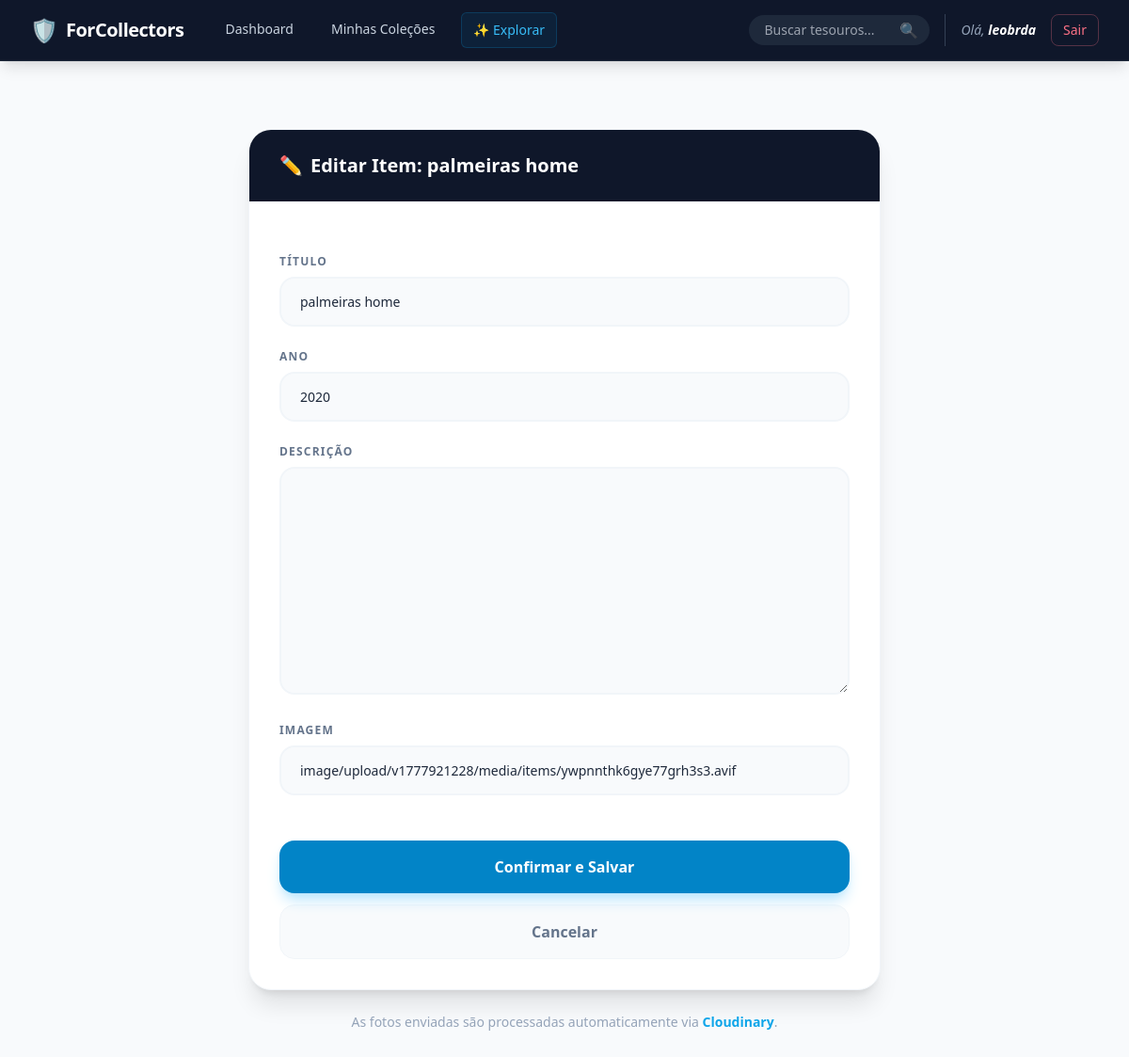
The page /item/15/edit/ (signed in) on the database its author committed.
### albums/models.py (models this page shows, shortened)
class Item(models.Model):
    collection = models.ForeignKey(Collection, on_delete=models.CASCADE, related_name='items', verbose_name="Coleção")
    title = models.CharField(max_length=100, verbose_name="Título")
    year = models.CharField(max_length=4, blank=True, null=True, verbose_name="Ano")
    description = models.TextField(blank=True, null=True, verbose_name="Descrição")
    image = CloudinaryField('Imagem', folder='media/items', blank=True, null=True)

### albums/views.py (the view)
# urls.py: path('item/<int:pk>/edit/', views.item_update, name='item_update'),
@login_required
def item_update(request, pk):
    item = get_object_or_404(Item, pk=pk, collection__owner=request.user)
    collection = item.collection
    if request.method == 'POST':
        form = ItemForm(request.POST, request.FILES, instance=item)
        if form.is_valid():
            form.save()
            messages.success(request, f"As alterações no item '{item.title}' foram salvas com sucesso!")
            return redirect('collection_detail', pk=collection.pk)
    else:
        form = ItemForm(instance=item)
    return render(request, 'albums/item_form.html', {'form': form, 'collection': collection, 'is_edit': True})

### albums/forms.py
class ItemForm(forms.ModelForm):
    class Meta:
        model = Item
        fields = ['title', 'year', 'description', 'image']

### albums/templates/albums/item_form.html (shortened to what this page needs)
{% extends 'base.html' %}
{% block content %}
<div class="max-w-2xl mx-auto py-10 animate-fadeIn">
    <div class="bg-white rounded-3xl shadow-xl border border-slate-100 overflow-hidden">
        <div class="bg-slate-900 px-8 py-6">
    <h4 class="text-xl font-bold text-white flex flex-col md:flex-row md:items-center gap-2 overflow-hidden">
        {% if form.instance.pk %}
            <span class="text-sky-400 shrink-0">✏️</span>
            <span class="truncate">Editar Item: {{ form.instance.title }}</span>
        {% endif %}
    </h4>
</div>
        <div class="p-8">
            <form method="POST" enctype="multipart/form-data" novalidate class="space-y-6">
                {% for field in form %}
                    <div class="space-y-2">
                        <label for="{{ field.id_for_label }}" class="block text-xs font-black text-slate-500 uppercase tracking-widest">
                            {{ field.label }}
                        </label>
                        <div class="relative group">
                            {{ field }}
                        </div>
                    </div>
                {% endfor %}
                <div class="flex flex-col gap-3 pt-6">
                    <button type="submit" class="w-full py-4 bg-sky-600 hover:bg-sky-700 text-white font-black rounded-2xl shadow-lg shadow-sky-200 transition-all transform hover:-translate-y-1 active:scale-95">
                        Confirmar e Salvar
                    </button>
                    <a href="javascript:history.back()" class="w-full py-4 bg-slate-50 hover:bg-slate-100 text-slate-500 font-bold rounded-2xl text-center transition border border-slate-100">
                        Cancelar
                    </a>
                </div>
            </form>
        </div>
    </div>
    <p class="mt-6 text-center text-slate-400 text-sm">
        As fotos enviadas são processadas automaticamente via <span class="text-sky-500 font-semibold">Cloudinary</span>.
    </p>
</div>
{% endblock %}

### templates/base.html (shortened to what this page needs)
<!DOCTYPE html>
<html lang="pt-br">
<head>
    <script src="https://cdn.tailwindcss.com"></script>
</head>
<body class="bg-slate-50 text-slate-900 font-sans antialiased">
    <nav x-data="{ open: false }" class="bg-slate-900 border-b border-slate-800 shadow-lg sticky top-0 z-50">
        <div class="max-w-7xl mx-auto px-4 sm:px-6 lg:px-8">
            <div class="flex justify-between h-16">
                <div class="flex items-center">
                    <a href="{% url 'dashboard' %}" class="flex-shrink-0 flex items-center space-x-2 text-white">
                        <span class="text-2xl">🛡️</span>
                        <span class="font-bold text-xl tracking-tight">ForCollectors</span>
                    </a>
                    {% if user.is_authenticated %}
                    <div class="hidden md:ml-8 md:flex md:space-x-4">
                        <a href="{% url 'dashboard' %}" class="text-slate-300 hover:bg-slate-800 hover:text-white px-3 py-2 rounded-md text-sm font-medium transition">Dashboard</a>
                        <a href="{% url 'album_list' %}" class="text-slate-300 hover:bg-slate-800 hover:text-white px-3 py-2 rounded-md text-sm font-medium transition">Minhas Coleções</a>
                        <a href="{% url 'explore' %}" class="bg-sky-600/10 text-sky-400 border border-sky-500/20 hover:bg-sky-600/20 px-3 py-2 rounded-md text-sm font-medium transition">✨ Explorar</a>
                    </div>
                    {% endif %}
                </div>
                <div class="hidden md:flex items-center space-x-4">
                    {% if user.is_authenticated %}
                        <form action="{% url 'global_search' %}" method="GET" class="relative group">
                            <input type="search" name="q" placeholder="Buscar tesouros..."
                                   class="bg-slate-800 text-slate-200 text-sm rounded-full pl-4 pr-10 py-1.5 focus:outline-none focus:ring-2 focus:ring-sky-500 focus:bg-slate-700 w-48 transition-all duration-300 group-hover:w-64">
                            <button type="submit" class="absolute right-3 top-1/2 -translate-y-1/2 opacity-50 hover:opacity-100">🔍</button>
                        </form>
                        <div class="flex items-center space-x-4 ml-4 pl-4 border-l border-slate-700">
                            <span class="text-slate-400 text-sm italic">Olá, <span class="text-white font-semibold">{{ user.username }}</span></span>
                            <form action="{% url 'logout' %}" method="post">
                                <button type="submit" class="text-rose-400 hover:text-white border border-rose-400/30 hover:bg-rose-500 px-3 py-1.5 rounded-lg text-sm font-medium transition">Sair</button>
                            </form>
                        </div>
                    {% else %}
                        <a href="{% url 'login' %}" class="text-slate-300 hover:text-white text-sm font-medium">Entrar</a>
                        <a href="{% url 'signup' %}" class="bg-sky-600 hover:bg-sky-500 text-white px-4 py-2 rounded-lg text-sm font-medium shadow-md transition">Criar Conta</a>
                    {% endif %}
                </div>
            </div>
        </div>
    </nav>
    <div class="max-w-7xl mx-auto px-4 sm:px-6 lg:px-8 mt-8">
        <main>
            {% block content %}
            {% endblock %}
        </main>
    </div>
</body>
</html>

### albums/templates/albums/item_form.html (style rules this page uses)
input[type="text"], input[type="number"], textarea, select { width: 100%; background-color: #f8fafc; border: 2px solid #f1f5f9; border-radius: 1rem; padding: 0.875rem 1.25rem; font-size: 0.875rem; color: #1e293b; outline: none; transition: all 0.2s cubic-bezier(0.4, 0, 0.2, 1); }
.animate-fadeIn { animation: fadeIn 0.5s ease-out forwards; }

### rows shown on the page
Item: instance "palmeiras home", form "palmeiras home" "2020" "image/upload/v1777921228/media/items/ywpnnthk6gye77grh3s3.avif"

### other values the page prints
{{ user.username }} "leobrda"
{{ field.label }} "TÍTULO" "ANO" "DESCRIÇÃO" "IMAGEM"
